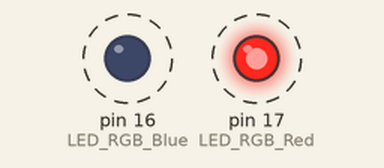
Bench run of a sketch on a simulated Arduino Uno, built with avr-gcc and run on an emulated ATmega328P. On the bench: output pins drawn as LEDs (lit = HIGH). Dashed ring = blinking.

Above: at 0.05 s.
Timing chart, 0 to 3.0 s (numbered marks = the images above):
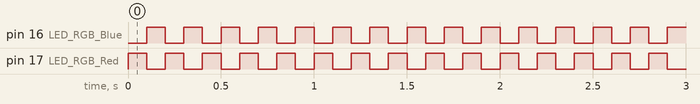

Measured:
- by itself, pin 16 (LED_RGB_Blue), pin 17 (LED_RGB_Red): alternates HIGH for 0.10 s and LOW for 0.10 s

The sketch:

ELEPHANT_Temperature_Code_Solution_Task2.ino
```cpp
// RGB LED Blue
// GPIO
#define LED_RGB_Blue 16

// RGB LED Red
// GPIO
#define LED_RGB_Red 17

// temperature sensor
// GPIO
// library
// define temperaturesensor
// set treshold for the temperature sensor. The variable determines the treshold between warm and cold (°C).

// servomotor
// library
// GPIO
// PWM properties servomotor
// define servomotor angles

// command_servomotor(): give the angle to the function command_servomotor() and move to the servomotor to the servomotor_Angle
// convert 0-180 degrees to 0-65536

// global variables

// setup the components
void setup()
{
  // setup LED_RGB_Blue as OUTPUT
  pinMode(LED_RGB_Blue, OUTPUT);

  // setup LED_RGB_Red as OUTPUT
  pinMode(LED_RGB_Red, OUTPUT);

  // setup the temperature sensor as INPUT
  // start the temperaturesensor

  // setup servomotor as OUTPUT
  // attach the channel to the GPIO to be controlled
  // define the PWM functionalities of the channel

  // setup the serial communication
  Serial.begin(9600);
}

void loop()
{
  // read and display the temperature (°C)

  // If the temperature sensor value is equal of higher then the temperature treshold print "warm" in the serial monitor.
  // flash the red LED with digitalWrite()
  digitalWrite(LED_RGB_Blue, LOW);
  digitalWrite(LED_RGB_Red, HIGH);
  delay(100);

  // If the temperature sensor value is lower then the temperature treshold print "cold" in the serial monitor.
  // flash the blue LED with digitalWrite()
  digitalWrite(LED_RGB_Blue, HIGH);
  digitalWrite(LED_RGB_Red, LOW);
  delay(100);
  // create a movement of the servomotor to angle max and min
}
```
